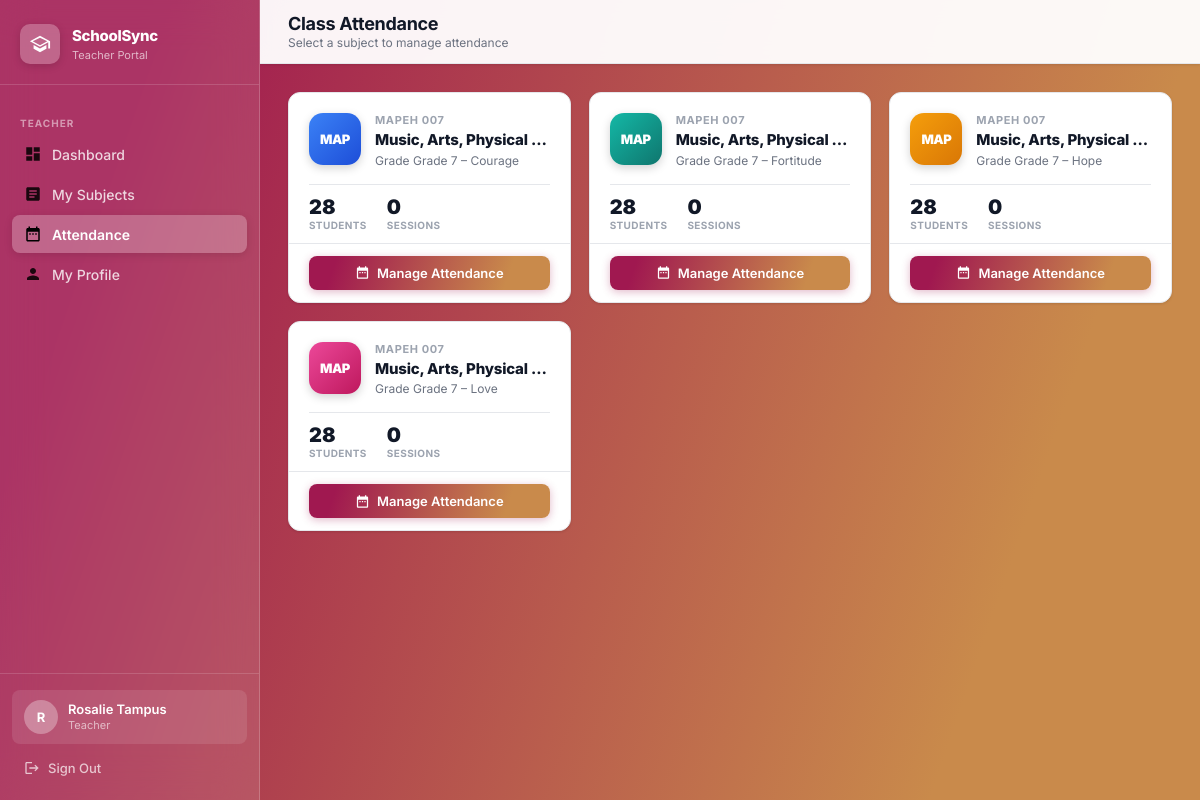
Screenshot of /teacher/attendance (signed in) with the database file from the repository.
### tables this page shows
CREATE TABLE sections (
        id INTEGER PRIMARY KEY AUTOINCREMENT,
        grade_level TEXT NOT NULL, section_name TEXT NOT NULL, adviser_id INTEGER, student_limit INTEGER DEFAULT 40, strand_id INTEGER REFERENCES strands(id) ON DELETE SET NULL,
        FOREIGN KEY (adviser_id) REFERENCES teachers(id) ON DELETE SET NULL);

### app.py (the view)
@app.route('/teacher/attendance')
@teacher_required
def teacher_attendance_home():
    tid  = session['teacher_id']
    conn = get_db()
    assignments = conn.execute(
        "SELECT DISTINCT sc.section_id, sc.subject_id, "
        "sec.section_name, sec.grade_level, sub.subject_name, sub.subject_code, "
        "(SELECT COUNT(*) FROM students s WHERE s.section_id=sc.section_id AND s.enrollment_status=\'Enrolled\') AS student_count, "
        "(SELECT COUNT(*) FROM attendance_events ae WHERE ae.section_id=sc.section_id AND ae.subject_id=sc.subject_id AND ae.teacher_id=?) AS event_count "
        "FROM schedules sc "
        "JOIN sections sec ON sc.section_id=sec.id "
        "JOIN subjects sub ON sc.subject_id=sub.id "
        "WHERE sc.teacher_id=? ORDER BY sec.grade_level, sec.section_name, sub.subject_name",
        (tid, tid)
    ).fetchall()
    conn.close()
    return render_template('teacher_attendance_home.html', assignments=assignments)

### app.py (called while the page is built)
def get_db():
    conn = sqlite3.connect(DATABASE)
    conn.row_factory = sqlite3.Row
    conn.execute("PRAGMA foreign_keys = ON")
    return conn

def teacher_required(f):
    @wraps(f)
    def decorated(*args, **kwargs):
        if 'teacher_id' not in session:
            return redirect(url_for('login'))
        return f(*args, **kwargs)
    return decorated

### templates/teacher_attendance_home.html (shortened to what this page needs)
{% extends "portal_layout.html" %}
{% block page_title %}Class Attendance{% endblock %}
{% block page_subtitle %}Select a subject to manage attendance{% endblock %}
{% block content %}
{% set GRADIENTS = [
  'linear-gradient(135deg,#3b82f6,#1d4ed8)',
  'linear-gradient(135deg,#14b8a6,#0f766e)',
  'linear-gradient(135deg,#f59e0b,#d97706)',
  'linear-gradient(135deg,#ec4899,#be185d)',
  'linear-gradient(135deg,#8b5cf6,#6d28d9)',
  'linear-gradient(135deg,#6366f1,#4338ca)',
  'linear-gradient(135deg,#06b6d4,#0e7490)',
  'linear-gradient(135deg,#22c55e,#15803d)',
  'linear-gradient(135deg,#f97316,#c2410c)',
  'linear-gradient(135deg,#0ea5e9,#0369a1)',
  'linear-gradient(135deg,#10b981,#065f46)',
  'linear-gradient(135deg,#ef4444,#b91c1c)'
] %}
{% if assignments %}
<div class="subj-grid">
  {% for a in assignments %}
  <div class="subj-card">
    <div class="subj-card-top">
      <div class="subj-icon" style="background:{{ GRADIENTS[loop.index0 % 12] }};">
        {{ a.subject_code[:3] if a.subject_code else '??' }}
      </div>
      <div class="subj-info">
        <div class="subj-code">{{ a.subject_code }}</div>
        <div class="subj-name" title="{{ a.subject_name }}">{{ a.subject_name }}</div>
        <div class="subj-section">Grade {{ a.grade_level }} – {{ a.section_name }}</div>
      </div>
    </div>
    <div class="subj-divider"></div>
    <div class="subj-stats">
      <div class="subj-stat">
        <div class="subj-stat-val">{{ a.student_count }}</div>
        <div class="subj-stat-lbl">Students</div>
      </div>
      <div class="subj-stat">
        <div class="subj-stat-val">{{ a.event_count }}</div>
        <div class="subj-stat-lbl">Sessions</div>
      </div>
    </div>
    <div class="subj-footer">
      <a href="{{ url_for('teacher_attendance_sheet', sec_id=a.section_id, sub_id=a.subject_id) }}"
         class="btn btn-primary" style="width:100%;justify-content:center;">
        <svg viewBox="0 0 24 24" fill="currentColor"><path d="M9 11H7v2h2v-2zm4 0h-2v2h2v-2zm4 0h-2v2h2v-2zm2-7h-1V2h-2v2H8V2H6v2H5c-1.11 0-1.99.9-1.99 2L3 20c0 1.1.89 2 2 2h14c1.1 0 2-.9 2-2V6c0-1.1-.9-2-2-2zm0 16H5V9h14v11z"/></svg>
        Manage Attendance
      </a>
    </div>
  </div>
  {% endfor %}
</div>
{% endif %}
{% endblock %}

### static/css/style.css (style rules this page uses)
:root { --brand-gradient: linear-gradient(109deg, rgba(160,24,80,1) 11.2%, rgba(201,138,75,1) 81.7%); --blue-course: linear-gradient(90deg, rgba(46,129,211,1) 0%, rgba(25,70,171,1) 100%); --teal-course: linear-gradient(90deg, rgba(76,187,149,1) 0%, rgba(38,117,105,1) 100%); --yellow-course: linear-gradient(90deg, rgba(241,218,0,1) 0%, rgba(233,164,0,1) 100%); --pink-course: linear-gradient(90deg, rgba(208,53,141,1) 0%, rgba(131,10,78,1) 100%); --dark-teal-course: linear-gradient(90deg, rgba(107,53,202,1) 0%, rgba(72,23,155,1) 100%); --medium-blue-course: linear-gradient(90deg, rgba(56,61,201,1) 0%, rgba(19,21,128,1) 100%); --mint-green-course: linear-gradient(90deg, rgba(87,209,218,1) 0%, rgba(41,123,146,1) 100%); --green-course: linear-gradient(90deg, rgba(87,219,56,1) 0%, rgba(52,164,50,1) 100%); --orange-course: linear-gradient(90deg, rgba(235,154,48,1) 0%, rgba(218,86,15,1) 100%); --slate-blue-course: linear-gradient(90deg, rgba(50,103,153,1) 0%, rgba(18,57,96,1) 100%); --dark-green-course: linear-gradient(90deg, rgba(49,123,100,1) 0%, rgba(22,71,79,1) 100%); --orange-red-course: linear-gradient(90deg, #f26a21 0%, #c0392b 100%); --sidebar-width: 260px; --header-height: 64px; --radius-sm: 8px; --radius-md: 12px; --radius-lg: 16px; --shadow-sm: 0 1px 3px rgba(0,0,0,.08), 0 1px 2px rgba(0,0,0,.04); --shadow-md: 0 4px 12px rgba(0,0,0,.10), 0 2px 4px rgba(0,0,0,.06); --shadow-lg: 0 10px 30px rgba(0,0,0,.14), 0 4px 8px rgba(0,0,0,.08); --text-primary: #111827; --text-secondary: #6b7280; --text-muted: #9ca3af; --border: #e5e7eb; --bg-page: #f3f4f6; --bg-white: #ffffff; --danger: #ef4444; --success: #22c55e; }
*,*::before,*::after { box-sizing:border-box;margin:0;padding:0 }
html { scroll-behavior:smooth }
body { font-family:'Inter',sans-serif;font-size:14px;color:var(--text-primary);background:var(--brand-gradient);min-height:100vh;-webkit-font-smoothing:antialiased }
a { text-decoration:none;color:inherit }
.btn { display:inline-flex;align-items:center;gap:7px;padding:9px 16px;border-radius:var(--radius-sm);font-family:'Inter',sans-serif;font-size:13px;font-weight:600;cursor:pointer;border:none;transition:opacity .2s,transform .15s,box-shadow .2s;white-space:nowrap }
.btn svg { width:15px;height:15px }
.btn-primary { background:var(--brand-gradient);color:white;box-shadow:0 2px 8px rgba(160,24,80,.3) }

### templates/teacher_attendance_home.html (style rules this page uses)
.subj-grid { display:grid;grid-template-columns:repeat(auto-fill,minmax(270px,1fr));gap:18px; }
.subj-card { background:var(--bg-white);border:1px solid var(--border);border-radius:var(--radius-md); box-shadow:var(--shadow-sm);display:flex;flex-direction:column; transition:box-shadow .2s,transform .2s;overflow:hidden; }
.subj-card-top { padding:20px 20px 16px;display:flex;align-items:flex-start;gap:14px; }
.subj-icon { width:52px;height:52px;border-radius:14px;flex-shrink:0; display:flex;align-items:center;justify-content:center; font-size:13px;font-weight:900;color:white;letter-spacing:-.5px; box-shadow:0 3px 10px rgba(0,0,0,.18); }
.subj-info { flex:1;min-width:0; }
.subj-code { font-size:11px;font-weight:700;text-transform:uppercase;letter-spacing:.6px; color:var(--text-muted);margin-bottom:3px; }
.subj-name { font-size:15px;font-weight:800;color:var(--text-primary);letter-spacing:-.2px; line-height:1.3;white-space:nowrap;overflow:hidden;text-overflow:ellipsis; }
.subj-section { font-size:12px;color:var(--text-secondary);margin-top:3px; }
.subj-divider { height:1px;background:var(--border);margin:0 20px; }
.subj-stats { padding:12px 20px;display:flex;gap:20px; }
.subj-stat { display:flex;flex-direction:column;gap:2px; }
.subj-stat-val { font-size:20px;font-weight:900;color:var(--text-primary);line-height:1; }
.subj-stat-lbl { font-size:10px;font-weight:700;text-transform:uppercase;letter-spacing:.4px;color:var(--text-muted); }
.subj-footer { padding:12px 20px;border-top:1px solid var(--border); }

### rows the page displays
sections: subject_code "MAP", subject_code "MAPEH 007", subject_name "Music, Arts, Physical…", grade_level "Grade 7", section_name "Courage", student_count "28", event_count "0"
sections: subject_code "MAP", subject_code "MAPEH 007", subject_name "Music, Arts, Physical…", grade_level "Grade 7", section_name "Fortitude", student_count "28", event_count "0"
sections: subject_code "MAP", subject_code "MAPEH 007", subject_name "Music, Arts, Physical…", grade_level "Grade 7", section_name "Hope", student_count "28", event_count "0"
sections: subject_code "MAP", subject_code "MAPEH 007", subject_name "Music, Arts, Physical…", grade_level "Grade 7", section_name "Love", student_count "28", event_count "0"

### other values shown
{{ session.teacher_name[0]|upper }} "R"
{{ session.get('teacher_name') or session.get('student_name') or 'User' }} "Rosalie Tampus"
